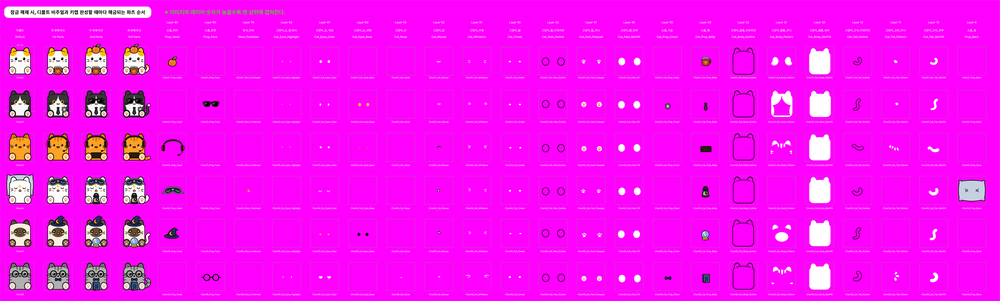
#> input picture 리소스/CATTRIS_Char_Sheet.png, 1000 x 301 px, shrunk from 8983 x 2704 before the run, found by its file name
$ python extract_cat_sheet.py
#> lines starting #> are read from the running program, lines starting #| are printed output that depends on the picture
# -*- coding: utf-8 -*-
"""리소스/CATTRIS_Char_Sheet.png(마젠타 크로마키 캐릭터 시트) → 게임 에셋.

  shared/assets/cats/char01_t0.png ~ char06_t3.png  캐릭터 6종 × 파츠 단계 4장 (완성 렌더)
  shared/assets/cats/gray/char0N_tT.png             같은 그림의 회청색 램프 (잠금·사망)
  shared/assets/cats/parts/char0N/<Layer>.png       캐릭터별 파츠 레이어 (틴트 대상은 단색 마스크)
  shared/assets/cats/parts/char0N/layout.json       레이어별 캔버스 좌표·기본색·해금 단계
  core/scripts/cat_layouts.gd                       그 배치표를 GDScript 상수로 구운 것

시트 구조: 셀 256×256, 열 피치 342, 행 피치 387, 좌상단 셀 (52, 421).
열 0~3 = 디폴트/1st/2nd/3rd 파츠 완성본, 열 4~25 = 파츠 레이어(6행 모두 채워져 있음).

파츠 셀은 파츠를 셀 한가운데 그려 둔 것이라 배치 좌표가 없다. 그래서 좌표·기본
틴트·해금 단계를 전부 완성 렌더와 대조해 **실측**한다:
  - 좌표: `cat_layout.Fitter`가 완성 렌더 위로 레이어를 미끄러뜨려 맞는 자리를 찾는다.
  - 판(t0~t3)마다 따로 정합하고 레이어별로 "가장 잘 드러난 판"의 자리를 채택한다
    (char02는 t2부터 선글라스가 눈을 가려서 t3만 보면 눈을 못 맞춘다).
  - 틴트: 단색 마스크는 그 레이어가 최상단인 픽셀의 렌더 색, 소품은 원본 색.
  - 단계: 단계마다 "빼면 렌더에 더 가까워지는 소품"을 제외한다.

10분쯤 걸린다. 끝에 캐릭터별 "어긋난 px"을 찍는데 대부분 안티에일리어싱 경계라
2~6k면 정상 — 그보다 크면 어떤 레이어가 엉뚱한 데 붙은 것이다.

실행: python tools/extract_cat_sheet.py
"""
from PIL import Image
import numpy as np, json, os, sys

sys.path.insert(0, os.path.dirname(os.path.abspath(__file__)))
import cat_layout

SRC = '리소스/CATTRIS_Char_Sheet.png'
OUT = 'shared/assets/cats'
ROWS = 6
CELL = 256
CELL_X = [52 + 342 * i for i in range(26)]
CELL_Y = [421 + 387 * i for i in range(ROWS)]
PAD_L, PAD_T, PAD_R, PAD_B = 120, 140, 340, 330  # 셀 원점 기준 작업 창
MARGIN = 400  # 작업 창이 시트 밖으로 나가지 않도록 두르는 여백
BG = np.array([255.0, 0.0, 255.0])
GUIDE = np.array([51.0, 255.0, 0.0])  # Figma 슬라이스 가이드선

# 열 index → (레이어 번호, 이름). 번호가 클수록 위에 겹친다.
LAYERS = [
	(4, 85, 'Prop_Head'), (5, 80, 'Prop_Face'), (6, 70, 'Deco_Forehead'),
	(7, 62, 'Cat_Eyes_Highlight'), (8, 61, 'Cat_Eyes_Color'), (9, 60, 'Cat_Eyes_Base'),
	(10, 53, 'Cat_Nose'), (11, 52, 'Cat_Mouse'), (12, 51, 'Cat_Whiskers'),
	(13, 50, 'Cat_Cheek'), (14, 42, 'Cat_Feet_Outline'), (15, 41, 'Cat_Feet_Pawpad'),
	(16, 40, 'Cat_Feet_SkinFill'), (17, 35, 'Cat_Prop_Chest'), (18, 30, 'Cat_Prop_Belly'),
	(19, 22, 'Cat_Body_Outline'), (20, 21, 'Cat_Body_Pattern'), (21, 20, 'Cat_Body_SkinFill'),
	(22, 12, 'Cat_Tail_Outline'), (23, 11, 'Cat_Tail_Pattern'), (24, 10, 'Cat_Tail_SkinFill'),
	(25, 0, 'Prop_Back'),
]

# 커스터마이징으로 색을 바꿀 수 있는 레이어 (외곽선·소품은 불가).
RECOLOR = {
	'Cat_Eyes_Color', 'Cat_Eyes_Base', 'Cat_Nose', 'Cat_Mouse', 'Cat_Whiskers', 'Cat_Cheek',
	'Cat_Feet_Pawpad', 'Cat_Feet_SkinFill', 'Cat_Body_Pattern', 'Cat_Body_SkinFill',
	'Cat_Tail_Pattern', 'Cat_Tail_SkinFill',
}

# 해금 단계 후보 — 나머지는 무조건 0단계(디폴트 비주얼)에 포함한다.
TIERABLE = {
	'Prop_Head', 'Prop_Face', 'Prop_Back', 'Deco_Forehead',
	'Cat_Prop_Chest', 'Cat_Prop_Belly',
	'Cat_Tail_Outline', 'Cat_Tail_Pattern', 'Cat_Tail_SkinFill',
}
# 같은 단계에서 함께 붙어야 하는 묶음.
TIER_GROUPS = [{'Cat_Tail_Outline', 'Cat_Tail_Pattern', 'Cat_Tail_SkinFill'}]

_src = np.asarray(Image.open(SRC).convert('RGB')).astype(float)
A = np.empty((_src.shape[0] + MARGIN * 2, _src.shape[1] + MARGIN * 2, 3), float)
A[:, :] = BG
A[MARGIN:MARGIN + _src.shape[0], MARGIN:MARGIN + _src.shape[1]] = _src
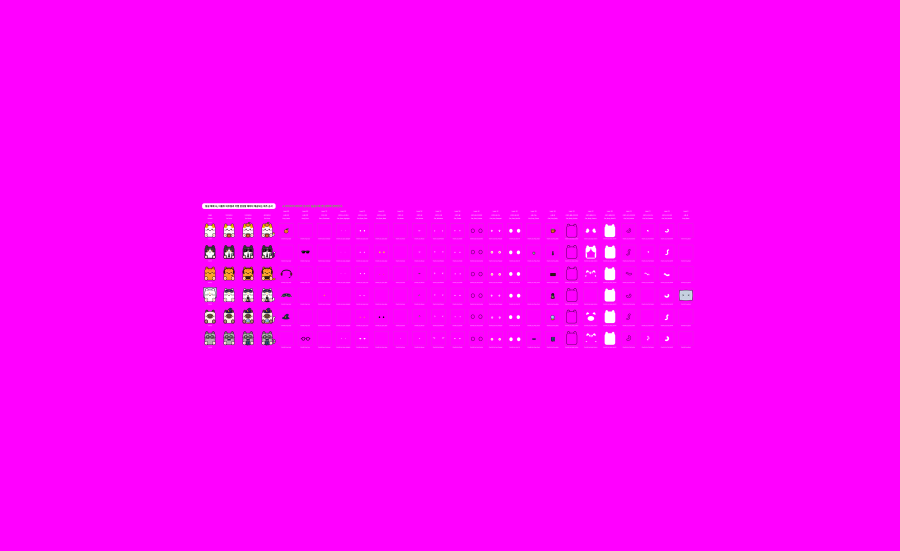
#> A: shape (1101, 1800, 3) float64 (shown at 1/2 size); mean R, G, B 253.8, 2.5, 253.5
CELL_X = [x + MARGIN for x in CELL_X]
CELL_Y = [y + MARGIN for y in CELL_Y]


def coverage(c):
	"""마젠타 배경이 섞인 비율. 아트 팔레트엔 min(R,B) > G 인 색이 없다."""
	R, G, B = c[:, :, 0], c[:, :, 1], c[:, :, 2]
	return np.clip((np.minimum(R, B) - G) / 255.0, 0.0, 1.0)


def strip_guides(c):
	"""가이드선(초록 1px)을 가장 가까운 비-가이드 이웃으로 메운다."""
	g = np.abs(c - GUIDE).sum(2) < 60
	if not g.any():
		return c
	c = c.copy()
	h, w, _ = c.shape
	for y, x in zip(*np.where(g)):
		for d in range(1, 8):
			hit = None
			if y - d >= 0 and not g[y - d, x]: hit = c[y - d, x]
			elif y + d < h and not g[y + d, x]: hit = c[y + d, x]
			elif x - d >= 0 and not g[y, x - d]: hit = c[y, x - d]
			elif x + d < w and not g[y, x + d]: hit = c[y, x + d]
			if hit is not None:
				c[y, x] = hit
				break
		else:
			c[y, x] = BG
	return c


def keep_blobs(mask, inner):
	"""셀 안쪽에 걸치는 연결 성분만 남긴다 — 시트 라벨·셀 테두리 제거용."""
	x0, y0, x1, y1 = inner
	seed = np.zeros_like(mask)
	seed[y0:y1 + 1, x0:x1 + 1] = mask[y0:y1 + 1, x0:x1 + 1]
	if not seed.any():
		return seed
	while True:  # 8-이웃 팽창을 마스크 안에서 수렴할 때까지
		grown = seed.copy()
		for dy in (-1, 0, 1):
			for dx in (-1, 0, 1):
				grown |= np.roll(np.roll(seed, dy, 0), dx, 1)
		grown &= mask
		if grown.sum() == seed.sum():
			return seed
		seed = grown


# [20 lines left out: function bleed, not called in this run]


GRAY_LO = np.array([143.0, 152.0, 166.0])  # 잠긴 냥이 실루엣 / 사망 연출용 램프
GRAY_HI = np.array([223.0, 228.0, 234.0])


# [7 lines left out: function grayscale, not called in this run]


def cut(cx, cy, tight):
	"""셀 하나를 잘라 RGBA로. tight면 알파 bbox까지 좁히고 (원점, 크기)를 함께 준다."""
	c = strip_guides(A[cy - PAD_T:cy + PAD_B, cx - PAD_L:cx + PAD_R])
	m = keep_blobs(coverage(c) <= 0.94, (PAD_L + 6, PAD_T + 6, PAD_L + 250, PAD_T + 250))
	if not m.any():
		return None
	alpha = np.where(m, 1.0 - coverage(c), 0.0)
	af = np.clip(alpha, 1e-6, 1.0)[:, :, None]
	px = np.zeros(c.shape[:2] + (4,), np.uint8)
	px[:, :, :3] = np.clip((c - (1.0 - af) * BG) / af, 0, 255).astype(np.uint8)
	px[:, :, 3] = (alpha * 255).round().astype(np.uint8)
	px = bleed(px)
	if not tight:
		return px, (-PAD_L, -PAD_T)
	ys, xs = np.where(px[:, :, 3] > 8)
	x0, x1, y0, y1 = int(xs.min()), int(xs.max()) + 1, int(ys.min()), int(ys.max()) + 1
	return px[y0:y1, x0:x1], (x0 - PAD_L, y0 - PAD_T)


# [75 lines left out: functions flat_color, _light_mask, assign_tiers, rescue, not called in this run]


def main() -> None:
	# --- 완성 렌더 24장: 6종 × 4단계, 공통 캔버스에 정렬 ---
	cells = {}
	bb = [9999, 9999, -9999, -9999]
	for ri in range(ROWS):
		for ci in range(4):
			px, org = cut(CELL_X[ci], CELL_Y[ri], False)
			cells[(ri, ci)] = px
			ys, xs = np.where(px[:, :, 3] > 8)
			bb[0] = min(bb[0], int(xs.min()) + org[0]); bb[1] = min(bb[1], int(ys.min()) + org[1])
			bb[2] = max(bb[2], int(xs.max()) + org[0]); bb[3] = max(bb[3], int(ys.max()) + org[1])
#> this loop made 1 pass
#> pass 1, in cut, `c = strip_guides(A[cy - PAD_T:cy + PAD_B, cx - PAD_L:cx + PAD_R])`:
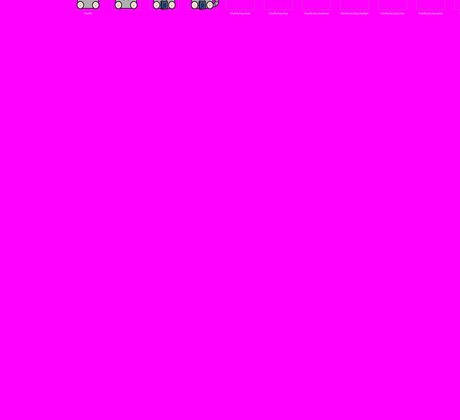
#> c: shape (420, 460, 3) float64; mean R, G, B 254.4, 0.8, 254.4
#> pass 1, in coverage, `R, G, B = c[:, :, 0], c[:, :, 1], c[:, :, 2]`:
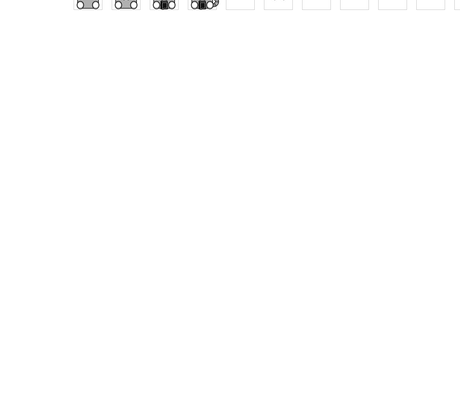
#> R: shape (420, 460) float64; min 0, max 255, mean 254.4
#> pass 1, in coverage, `R, G, B = c[:, :, 0], c[:, :, 1], c[:, :, 2]`:
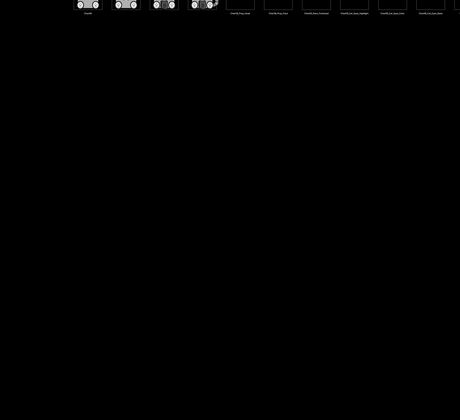
#> G: shape (420, 460) float64; min 0, max 255, mean 0.8
	cx0, cy0, cx1, cy1 = bb[0] - 2, bb[1] - 2, bb[2] + 3, bb[3] + 3
	os.makedirs(OUT + '/gray', exist_ok=True)
	renders = {}
	for (ri, ci), px in cells.items():
		crop = px[PAD_T + cy0:PAD_T + cy1, PAD_L + cx0:PAD_L + cx1]
		renders[(ri, ci)] = np.asarray(crop).astype(int)
		Image.fromarray(crop, 'RGBA').save('%s/char%02d_t%d.png' % (OUT, ri + 1, ci))
		Image.fromarray(grayscale(crop), 'RGBA').save(
				'%s/gray/char%02d_t%d.png' % (OUT, ri + 1, ci))
	print('완성 렌더 24장  캔버스 %d×%d (셀 원점 기준 %d, %d)' % (cx1 - cx0, cy1 - cy0, cx0, cy0))

	# --- 캐릭터별 파츠 레이어 ---
	all_layouts = {}
	for ri in range(ROWS):
		cid = 'char%02d' % (ri + 1)
		d = '%s/parts/%s' % (OUT, cid)
		os.makedirs(d, exist_ok=True)
		layers = {}
		for ci, num, name in LAYERS:
			r = cut(CELL_X[ci], CELL_Y[ri], True)
			if r is None:
				continue
			px = r[0]
			layers[name] = {'px': px, 'layer': num, 'colored': flat_color(px) is None}
		refs = {t: renders[(ri, t)].astype(np.uint8) for t in range(4)}
		# 판마다 따로 정합해 보고, 레이어별로 "가장 잘 드러난 판"의 자리를 채택한다.
		# (char02는 t2부터 선글라스가 눈을 가려서 t3만 보면 눈을 못 맞춘다.)
		fits, sols = {}, {}
		for t in range(4):
			fits[t] = cat_layout.Fitter(refs[t], layers)
			p, ti = fits[t].solve()
			sols[t] = (p, ti, fits[t].quality(p))
		pos, tints, src = {}, {}, {}
		for name in layers:
			best = max(range(4), key=lambda t: sols[t][2][name][0] - 4 * sols[t][2][name][1])
			pos[name] = sols[best][0][name]
			src[name] = best
		fit = fits[3]
		for name in layers:  # 채택한 자리 기준으로 그 판에서 틴트를 다시 뽑는다
			tints[name] = fits[src[name]].tints(pos)[name]
		tiers, sets = assign_tiers(fit, pos, tints, refs)
		moved = rescue(layers, pos, tints, tiers, refs)
		if moved:
			for name, T in moved:
				tints[name] = cat_layout.Fitter(refs[T], layers).tints(pos)[name]
			tiers, sets = assign_tiers(fit, pos, tints, refs)

		layout = {}
		for name, p in layers.items():
			Image.fromarray(p['px'], 'RGBA').save('%s/%s.png' % (d, name))
			t = tints[name]
			layout[name] = {
				'layer': p['layer'], 'x': pos[name][0], 'y': pos[name][1],
				'w': p['px'].shape[1], 'h': p['px'].shape[0],
				'tint': None if t is None else '%02x%02x%02x' % tuple(
						int(round(min(255.0, max(0.0, v)))) for v in t),
				# 색을 갈아끼울 수 있으려면 원본이 "밝은 단색 마스크"여야 한다
				# (곱셈 틴트라 검은 그림은 무슨 색을 곱해도 검다).
				'recolor': name in RECOLOR and _light_mask(p['px']),
				'tiers': tiers[name],
			}
		json.dump(layout, open('%s/layout.json' % d, 'w'), indent=1, sort_keys=True)
		all_layouts[cid] = layout

		bad = []
		for t in range(4):
			fit.R = refs[t][:, :, :3].astype(float)
			fit.alpha = refs[t][:, :, 3].astype(float)
			fit.opaque = fit.alpha > 200
			bad.append(fit.mismatch(pos, tints, sets[t])[0])
		steps = {t: sorted(n for n in layers if tiers[n] != [0, 1, 2, 3] and t in tiers[n])
				for t in range(4)}
		dropped = sorted(n for n in layers if not tiers[n])
		print('%s  레이어 %2d장  단계별 소품 %s%s%s' % (cid, len(layers), steps,
				'  재정합 ' + ','.join('%s@t%d' % m for m in moved) if moved else '',
				'  버림 ' + ','.join(dropped) if dropped else ''))
		print('        검증(어긋난 px, t0~t3) %s / 전체 %d' % (bad, fit.mismatch(pos, tints)[1]))

	body = all_layouts['char01']['Cat_Body_Outline']
	write_gd(all_layouts, (cx1 - cx0, cy1 - cy0),
			(body['x'], body['y'], body['w'], body['h']))


# [28 lines left out: function write_gd, not called in this run]


if __name__ == '__main__':
#> (the run stopped early here; a loop or call above may not have finished)
